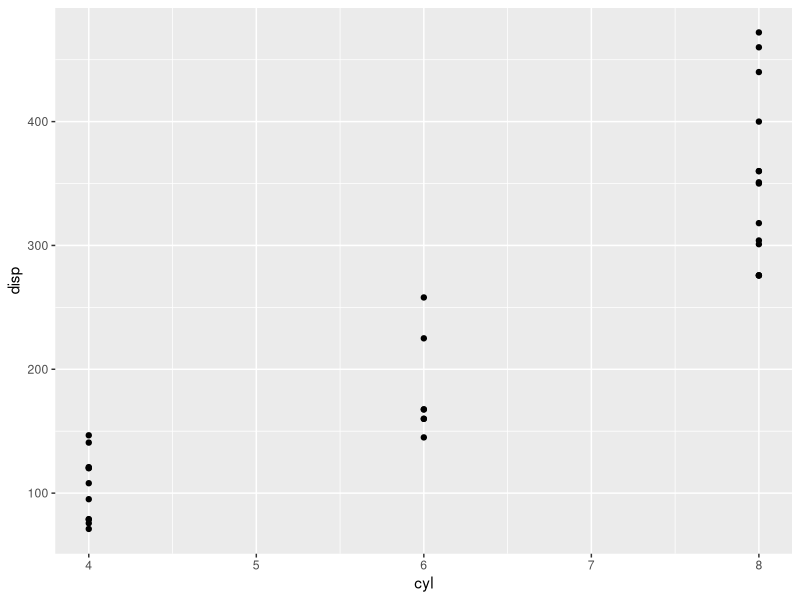

Recreate this plot in R.
## ---- chunk 1
#| echo: false
#| warning: false
#| message: false

# You can set chunk options individually per code chunk, as was done with this
# code chunk.

# echo: false           hides the code from the generated output
# warning: false        hides warnings from the generated output
# message: false        hides messages from the generated output

# To apply the setting for all code chunks, add the options to the yaml header of the document (in between the ---) without the preceeding "#|".

## ---- chunk 2
library(ggplot2)

# Include tables with the function "kable"

knitr::kable(head(mtcars))
## ---- chunk 3
# include plots automatically

ggplot(mtcars, aes(cyl, disp)) +
  geom_point()

